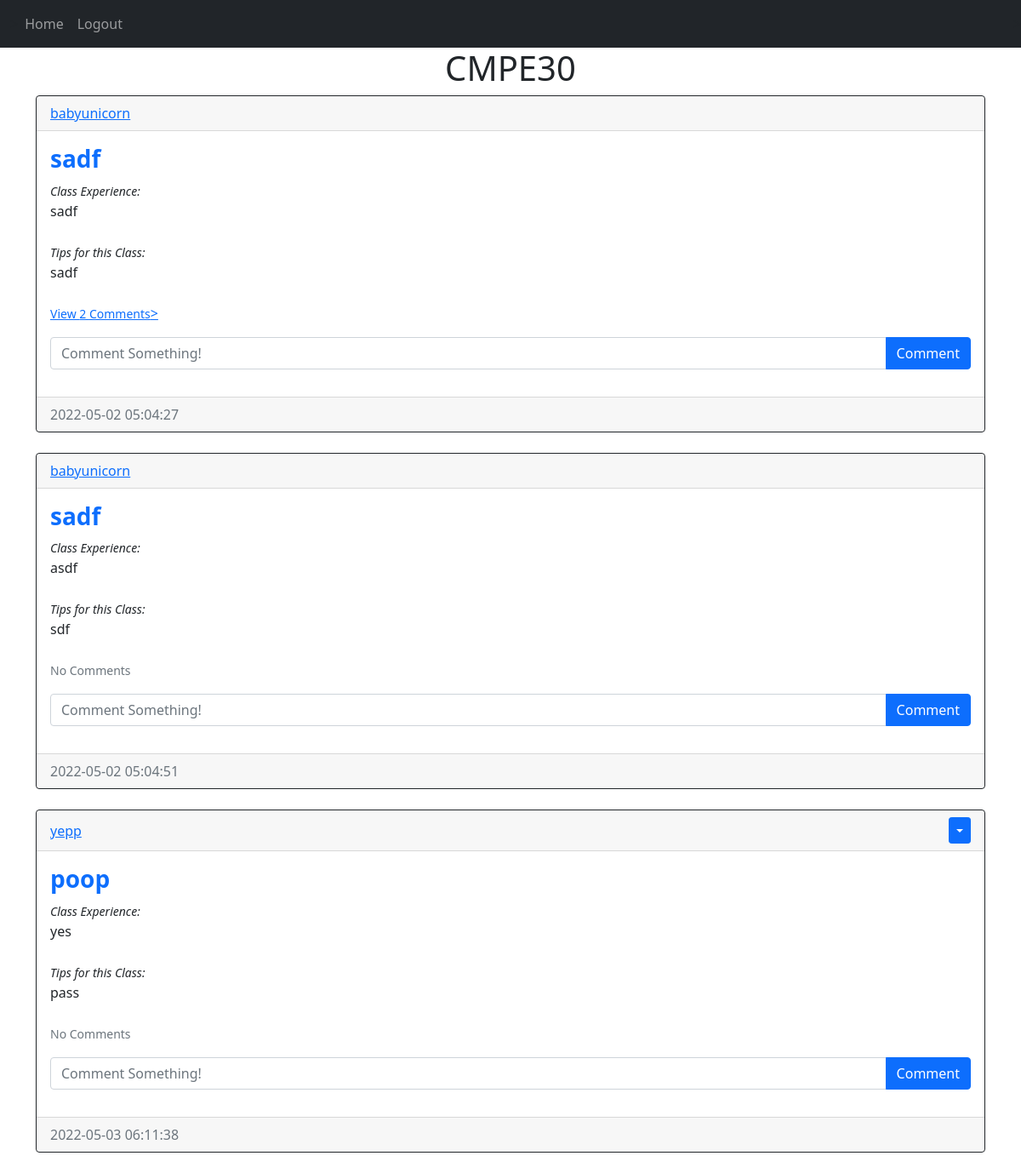
Page /posts/CMPE30 (signed in) on the committed database.
### website/models.py (models this page shows)
class Post(db.Model):
    id = db.Column(db.Integer, primary_key=True)
    class_id = db.Column(db.Text, nullable=False)
    prof = db.Column(db.Text, nullable=False)
    text = db.Column(db.Text, nullable=False)
    tips = db.Column(db.Text, nullable=False)
    date_created = db.Column(db.DateTime(timezone=True), default=func.now())
    author = db.Column(db.Integer, db.ForeignKey(
        'user.id', ondelete="CASCADE"), nullable=False)
    comments = db.relationship('Comment', backref='post', passive_deletes=True)

class User(db.Model, UserMixin):
    id = db.Column(db.Integer, primary_key=True)
    email = db.Column(db.String(150), unique=True)
    username = db.Column(db.String(150), unique=True)
    password = db.Column(db.String(150))
    date_created = db.Column(db.DateTime(timezone=True), default=func.now())
    posts = db.relationship('Post', backref='user', passive_deletes=True)
    comments = db.relationship('Comment', backref='user', passive_deletes=True)

### website/views.py (the view)
@views.route("/posts/<class_id>")
@login_required
def posts(class_id):
    posts = Post.query.filter_by(class_id=class_id).all()
    if not posts:
        flash('No posts for this class', category='error')
        return redirect(url_for('views.home'))
    return render_template("posts.html", user=current_user, posts=posts, class_id=class_id)

### website/__init__.py (called while the page is built)
def create_app():
    app = Flask(__name__)
    app.config['SECRET_KEY'] = "cmpe131"
    app.config['SQLALCHEMY_DATABASE_URI'] = f'sqlite:///{DB_NAME}'
    db.init_app(app)
    from .views import views   #need . since inside python package
    from .auth import auth    #known as relative import
    app.register_blueprint(views, url_prefix="/")
    app.register_blueprint(auth, url_prefix="/")
    from .models import User, Post, Comment
    create_database(app)
    login_manager = LoginManager()
    login_manager.login_view = "auth.login"
    login_manager.init_app(app)
    @login_manager.user_loader
    def load_user(id):
        return User.query.get(int(id))
    return app

### website/templates/posts.html (shortened to what this page needs)
{% extends "posts_div.html" %}
{% block header %} {{class_id}}{% endblock %}

### website/templates/posts_div.html (shortened to what this page needs)
{% extends "base.html" %} {% block title %}Home{% endblock %} {% block content
    %}
    <h1 align="center">{% block header %}Posts{% endblock %}</h1>
    <div id="posts">
      {% for post in posts %}
      <div class="card border-dark">
        <div class="card-header d-flex justify-content-between align-items-center">
          <a href="/posts/{{post.user.username}}">{{post.user.username}}</a>
          {% if user.id == post.author %}
          <div class="btn-group">
            <button
              type="button"
              class="btn btn-sm btn-primary dropdown-toggle"
              data-bs-toggle="dropdown"
            ></button>
          </div>
          {% endif %}
        </div>
        <div class="card-body">
          <h3 class="text-primary"><strong>{{post.prof}}</strong></h3>
          <label><i><small>Class Experience:</small></i></label>
          <div class="card-text">{{post.text}}</div>
          <br />
          <label><i><small>Tips for this Class:</small></i></label>
          <div class="card-text">{{post.tips}}</div>
          <br />
          <p class="card-text">
          {% if post.comments|length > 0 %}
          <a data-bs-toggle="collapse" href="#comments-{{post.id}}" role="button">
          <small>View {{post.comments|length}} Comments</small>>
        </a>
          {% else %}
          <small class="text-muted">No Comments</small>
          {% endif %}
          </p>
          <form class="input-group mb-3" method ='POST' action="/create-comment/{{post.id}}">
            <input type="text" id="text" name="text" class="form-control" placeholder="Comment Something!" />
            <button type="submit" class="btn btn-primary">Comment</button>
          </form>
        </div>
        <div class="card-footer text-muted">{{post.date_created}}</div>
      </div>
      <br/ > {% endfor %}
    </div>
     {% endblock %}

### website/templates/base.html (shortened to what this page needs)
<!DOCTYPE html>
<html lang="en">
<head>
    <link href="https://cdn.jsdelivr.net/npm/bootstrap@5.1.3/dist/css/bootstrap.min.css" rel="stylesheet">
</head>
<body>
    <nav class="navbar navbar-expand-lg navbar-dark bg-dark">
        <div class="container-fluid">
            <div class="collapse navbar-collapse" id="navbar">
                <div class="navbar-nav">
                <a class="nav-item nav-link" href="/home">Home</a>
                {% if user.is_authenticated %}
                    <a class="nav-item nav-link" href="/logout">Logout</a>
                    {% else %}
                    <a class="nav-item nav-link" href="/login">Login</a>
                    <a class="nav-item nav-link" href="/signup">Sign Up</a>
                {% endif %}
                </div>
            </div>
        </div>>
    </nav>
    <div class="container">{% block content %}{% endblock %}</div>
</body>
</html>

### website/templates/base.html (style rules this page uses)
body { background-image: url(https://www.sjsu.edu/_images/buildings/ADV_aerial-view_dorms-beyond_01.jpg); background-attachment: fixed; background-size: cover; }

### rows in the picture
Post: user.username "babyunicorn", prof "sadf", text "sadf", tips "sadf", comments|length "2", date_created "2022-05-02 05:04:27"
Post: user.username "babyunicorn", prof "sadf", text "asdf", tips "sdf", shows "No Comments", date_created "2022-05-02 05:04:51"
Post: user.username "yepp", prof "poop", text "yes", tips "pass", shows "No Comments", date_created "2022-05-03 06:11:38"

### other values in the picture
{{ class_id }} "CMPE30"
